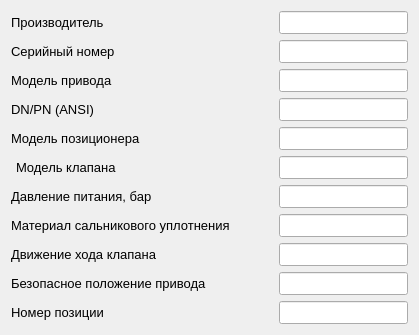
              <widget class="QWidget" name="tab_4">
               <attribute name="title">
                <string>Спецификация на клапан</string>
               </attribute>
               <layout class="QFormLayout" name="formLayout_3">
                <item row="0" column="0">
                 <widget class="QLabel" name="label_manufacturer">
                  <property name="sizePolicy">
                   <sizepolicy hsizetype="Expanding" vsizetype="Preferred">
                    <horstretch>0</horstretch>
                    <verstretch>0</verstretch>
                   </sizepolicy>
                  </property>
                  <property name="minimumSize">
                   <size>
                    <width>262</width>
                    <height>0</height>
                   </size>
                  </property>
                  <property name="font">
                   <font>
                    <family>Segoe UI</family>
                    <pointsize>10</pointsize>
                   </font>
                  </property>
                  <property name="layoutDirection">
                   <enum>Qt::LayoutDirection::LeftToRight</enum>
                  </property>
                  <property name="styleSheet">
                   <string notr="true"/>
                  </property>
                  <property name="text">
                   <string>Производитель</string>
                  </property>
                  <property name="alignment">
                   <set>Qt::AlignmentFlag::AlignLeading|Qt::AlignmentFlag::AlignLeft|Qt::AlignmentFlag::AlignVCenter</set>
                  </property>
                 </widget>
                </item>
                <item row="0" column="1">
                 <widget class="QLineEdit" name="lineEdit_manufacturer">
                  <property name="sizePolicy">
                   <sizepolicy hsizetype="Expanding" vsizetype="Maximum">
                    <horstretch>0</horstretch>
                    <verstretch>0</verstretch>
                   </sizepolicy>
                  </property>
                  <property name="font">
                   <font>
                    <family>Segoe UI</family>
                    <pointsize>10</pointsize>
                   </font>
                  </property>
                  <property name="styleSheet">
                   <string notr="true">padding: 2px 2px;</string>
                  </property>
                  <property name="readOnly">
                   <bool>true</bool>
                  </property>
                  <property name="clearButtonEnabled">
                   <bool>false</bool>
                  </property>
                 </widget>
                </item>
                <item row="1" column="0">
                 <widget class="QLabel" name="label_serialNumber">
                  <property name="sizePolicy">
                   <sizepolicy hsizetype="Expanding" vsizetype="Preferred">
                    <horstretch>0</horstretch>
                    <verstretch>0</verstretch>
                   </sizepolicy>
                  </property>
                  <property name="minimumSize">
                   <size>
                    <width>262</width>
                    <height>0</height>
                   </size>
                  </property>
                  <property name="font">
                   <font>
                    <family>Segoe UI</family>
                    <pointsize>10</pointsize>
                   </font>
                  </property>
                  <property name="layoutDirection">
                   <enum>Qt::LayoutDirection::LeftToRight</enum>
                  </property>
                  <property name="styleSheet">
                   <string notr="true"/>
                  </property>
                  <property name="text">
                   <string>Серийный номер</string>
                  </property>
                  <property name="alignment">
                   <set>Qt::AlignmentFlag::AlignLeading|Qt::AlignmentFlag::AlignLeft|Qt::AlignmentFlag::AlignVCenter</set>
                  </property>
                 </widget>
                </item>
                <item row="1" column="1">
                 <widget class="QLineEdit" name="lineEdit_serialNumber">
                  <property name="sizePolicy">
                   <sizepolicy hsizetype="Expanding" vsizetype="Fixed">
                    <horstretch>0</horstretch>
                    <verstretch>0</verstretch>
                   </sizepolicy>
                  </property>
                  <property name="font">
                   <font>
                    <family>Segoe UI</family>
                    <pointsize>10</pointsize>
                   </font>
                  </property>
                  <property name="styleSheet">
                   <string notr="true">padding: 2px 2px;</string>
                  </property>
                  <property name="readOnly">
                   <bool>true</bool>
                  </property>
                  <property name="clearButtonEnabled">
                   <bool>false</bool>
                  </property>
                 </widget>
                </item>
                <item row="2" column="0">
                 <widget class="QLabel" name="label_driveModel">
                  <property name="sizePolicy">
                   <sizepolicy hsizetype="Expanding" vsizetype="Preferred">
                    <horstretch>0</horstretch>
                    <verstretch>0</verstretch>
                   </sizepolicy>
                  </property>
                  <property name="minimumSize">
                   <size>
                    <width>262</width>
                    <height>0</height>
                   </size>
                  </property>
                  <property name="font">
                   <font>
                    <family>Segoe UI</family>
                    <pointsize>10</pointsize>
                   </font>
                  </property>
                  <property name="layoutDirection">
                   <enum>Qt::LayoutDirection::LeftToRight</enum>
                  </property>
                  <property name="styleSheet">
                   <string notr="true"/>
                  </property>
                  <property name="text">
                   <string>Модель привода</string>
                  </property>
                  <property name="alignment">
                   <set>Qt::AlignmentFlag::AlignLeading|Qt::AlignmentFlag::AlignLeft|Qt::AlignmentFlag::AlignVCenter</set>
                  </property>
                 </widget>
                </item>
                <item row="2" column="1">
                 <widget class="QLineEdit" name="lineEdit_driveModel">
                  <property name="sizePolicy">
                   <sizepolicy hsizetype="Expanding" vsizetype="Fixed">
                    <horstretch>0</horstretch>
                    <verstretch>0</verstretch>
                   </sizepolicy>
                  </property>
                  <property name="font">
                   <font>
                    <family>Segoe UI</family>
                    <pointsize>10</pointsize>
                   </font>
                  </property>
                  <property name="styleSheet">
                   <string notr="true">padding: 2px 2px;</string>
                  </property>
                  <property name="readOnly">
                   <bool>true</bool>
                  </property>
                  <property name="clearButtonEnabled">
                   <bool>false</bool>
                  </property>
                 </widget>
                </item>
                <item row="3" column="0">
                 <widget class="QLabel" name="label_DNPN">
                  <property name="sizePolicy">
                   <sizepolicy hsizetype="Expanding" vsizetype="Preferred">
                    <horstretch>0</horstretch>
                    <verstretch>0</verstretch>
                   </sizepolicy>
                  </property>
                  <property name="minimumSize">
                   <size>
                    <width>262</width>
                    <height>0</height>
                   </size>
                  </property>
                  <property name="font">
                   <font>
                    <family>Segoe UI</family>
                    <pointsize>10</pointsize>
                   </font>
                  </property>
                  <property name="layoutDirection">
                   <enum>Qt::LayoutDirection::LeftToRight</enum>
                  </property>
                  <property name="styleSheet">
                   <string notr="true"/>
                  </property>
                  <property name="text">
                   <string>DN/PN (ANSI)</string>
                  </property>
                  <property name="alignment">
                   <set>Qt::AlignmentFlag::AlignLeading|Qt::AlignmentFlag::AlignLeft|Qt::AlignmentFlag::AlignVCenter</set>
                  </property>
                 </widget>
                </item>
                <item row="3" column="1">
                 <widget class="QLineEdit" name="lineEdit_DNPN">
                  <property name="sizePolicy">
                   <sizepolicy hsizetype="Expanding" vsizetype="Fixed">
                    <horstretch>0</horstretch>
                    <verstretch>0</verstretch>
                   </sizepolicy>
                  </property>
                  <property name="font">
                   <font>
                    <family>Segoe UI</family>
                    <pointsize>10</pointsize>
                   </font>
                  </property>
                  <property name="styleSheet">
                   <string notr="true">padding: 2px 2px;</string>
                  </property>
                  <property name="text">
                   <string/>
                  </property>
                  <property name="readOnly">
                   <bool>true</bool>
                  </property>
                  <property name="clearButtonEnabled">
                   <bool>false</bool>
                  </property>
                 </widget>
                </item>
                <item row="4" column="0">
                 <widget class="QLabel" name="label_positionerModel">
                  <property name="sizePolicy">
                   <sizepolicy hsizetype="Expanding" vsizetype="Preferred">
                    <horstretch>0</horstretch>
                    <verstretch>0</verstretch>
                   </sizepolicy>
                  </property>
                  <property name="minimumSize">
                   <size>
                    <width>262</width>
                    <height>0</height>
                   </size>
                  </property>
                  <property name="font">
                   <font>
                    <family>Segoe UI</family>
                    <pointsize>10</pointsize>
                   </font>
                  </property>
                  <property name="layoutDirection">
                   <enum>Qt::LayoutDirection::LeftToRight</enum>
                  </property>
                  <property name="styleSheet">
                   <string notr="true"/>
                  </property>
                  <property name="text">
                   <string>Модель позиционера</string>
                  </property>
                  <property name="alignment">
                   <set>Qt::AlignmentFlag::AlignLeading|Qt::AlignmentFlag::AlignLeft|Qt::AlignmentFlag::AlignVCenter</set>
                  </property>
                 </widget>
                </item>
                <item row="4" column="1">
                 <widget class="QLineEdit" name="lineEdit_positionerModel">
                  <property name="sizePolicy">
                   <sizepolicy hsizetype="Expanding" vsizetype="Fixed">
                    <horstretch>0</horstretch>
                    <verstretch>0</verstretch>
                   </sizepolicy>
                  </property>
                  <property name="font">
                   <font>
                    <family>Segoe UI</family>
                    <pointsize>10</pointsize>
                   </font>
                  </property>
                  <property name="styleSheet">
                   <string notr="true">padding: 2px 2px;</string>
                  </property>
                  <property name="readOnly">
                   <bool>true</bool>
                  </property>
                  <property name="clearButtonEnabled">
                   <bool>false</bool>
                  </property>
                 </widget>
                </item>
                <item row="5" column="0">
                 <widget class="QLabel" name="label_valveModel">
                  <property name="sizePolicy">
                   <sizepolicy hsizetype="Expanding" vsizetype="Preferred">
                    <horstretch>0</horstretch>
                    <verstretch>0</verstretch>
                   </sizepolicy>
                  </property>
                  <property name="minimumSize">
                   <size>
                    <width>262</width>
                    <height>0</height>
                   </size>
                  </property>
                  <property name="font">
                   <font>
                    <family>Segoe UI</family>
                    <pointsize>10</pointsize>
                   </font>
                  </property>
                  <property name="layoutDirection">
                   <enum>Qt::LayoutDirection::LeftToRight</enum>
                  </property>
                  <property name="styleSheet">
                   <string>padding: 2px 2px;</string>
                  </property>
                  <property name="text">
                   <string>Модель клапана</string>
                  </property>
                  <property name="alignment">
                   <set>Qt::AlignmentFlag::AlignLeading|Qt::AlignmentFlag::AlignLeft|Qt::AlignmentFlag::AlignVCenter</set>
                  </property>
                 </widget>
                </item>
                <item row="5" column="1">
                 <widget class="QLineEdit" name="lineEdit_valveModel">
                  <property name="sizePolicy">
                   <sizepolicy hsizetype="Expanding" vsizetype="Fixed">
                    <horstretch>0</horstretch>
                    <verstretch>0</verstretch>
                   </sizepolicy>
                  </property>
                  <property name="font">
                   <font>
                    <family>Segoe UI</family>
                    <pointsize>10</pointsize>
                   </font>
                  </property>
                  <property name="styleSheet">
                   <string notr="true">padding: 2px 2px;</string>
                  </property>
                  <property name="readOnly">
                   <bool>true</bool>
                  </property>
                  <property name="clearButtonEnabled">
                   <bool>false</bool>
                  </property>
                 </widget>
                </item>
                <item row="6" column="0">
                 <widget class="QLabel" name="label_pressure">
                  <property name="sizePolicy">
                   <sizepolicy hsizetype="Expanding" vsizetype="Preferred">
                    <horstretch>0</horstretch>
                    <verstretch>0</verstretch>
                   </sizepolicy>
                  </property>
                  <property name="minimumSize">
                   <size>
                    <width>262</width>
                    <height>0</height>
                   </size>
                  </property>
                  <property name="font">
                   <font>
                    <family>Segoe UI</family>
                    <pointsize>10</pointsize>
                   </font>
                  </property>
                  <property name="layoutDirection">
                   <enum>Qt::LayoutDirection::LeftToRight</enum>
                  </property>
                  <property name="styleSheet">
                   <string notr="true"/>
                  </property>
                  <property name="text">
                   <string>Давление питания, бар</string>
                  </property>
                  <property name="alignment">
                   <set>Qt::AlignmentFlag::AlignLeading|Qt::AlignmentFlag::AlignLeft|Qt::AlignmentFlag::AlignVCenter</set>
                  </property>
                 </widget>
                </item>
                <item row="6" column="1">
                 <widget class="QLineEdit" name="lineEdit_supplyPressure">
                  <property name="sizePolicy">
                   <sizepolicy hsizetype="Expanding" vsizetype="Fixed">
                    <horstretch>0</horstretch>
                    <verstretch>0</verstretch>
                   </sizepolicy>
                  </property>
                  <property name="font">
                   <font>
                    <family>Segoe UI</family>
                    <pointsize>10</pointsize>
                   </font>
                  </property>
                  <property name="styleSheet">
                   <string notr="true">padding: 2px 2px;</string>
                  </property>
                  <property name="readOnly">
                   <bool>false</bool>
                  </property>
                  <property name="clearButtonEnabled">
                   <bool>false</bool>
                  </property>
                 </widget>
                </item>
                <item row="7" column="0">
                 <widget class="QLabel" name="label_materialStuffingBoxSeal">
                  <property name="sizePolicy">
                   <sizepolicy hsizetype="Expanding" vsizetype="Preferred">
                    <horstretch>0</horstretch>
                    <verstretch>0</verstretch>
                   </sizepolicy>
                  </property>
                  <property name="minimumSize">
                   <size>
                    <width>262</width>
                    <height>0</height>
                   </size>
                  </property>
                  <property name="font">
                   <font>
                    <family>Segoe UI</family>
                    <pointsize>10</pointsize>
                   </font>
                  </property>
                  <property name="layoutDirection">
                   <enum>Qt::LayoutDirection::LeftToRight</enum>
                  </property>
                  <property name="styleSheet">
                   <string notr="true"/>
                  </property>
                  <property name="text">
                   <string>Материал сальникового уплотнения</string>
                  </property>
                  <property name="alignment">
                   <set>Qt::AlignmentFlag::AlignLeading|Qt::AlignmentFlag::AlignLeft|Qt::AlignmentFlag::AlignVCenter</set>
                  </property>
                 </widget>
                </item>
                <item row="7" column="1">
                 <widget class="QLineEdit" name="lineEdit_materialStuffingBoxSeal">
                  <property name="sizePolicy">
                   <sizepolicy hsizetype="Expanding" vsizetype="Fixed">
                    <horstretch>0</horstretch>
                    <verstretch>0</verstretch>
                   </sizepolicy>
                  </property>
                  <property name="font">
                   <font>
                    <family>Segoe UI</family>
                    <pointsize>10</pointsize>
                   </font>
                  </property>
                  <property name="styleSheet">
                   <string notr="true">padding: 2px 2px;</string>
                  </property>
                  <property name="readOnly">
                   <bool>true</bool>
                  </property>
                  <property name="clearButtonEnabled">
                   <bool>false</bool>
                  </property>
                 </widget>
                </item>
                <item row="8" column="0">
                 <widget class="QLabel" name="label_strokeMovement">
                  <property name="sizePolicy">
                   <sizepolicy hsizetype="Expanding" vsizetype="Preferred">
                    <horstretch>0</horstretch>
                    <verstretch>0</verstretch>
                   </sizepolicy>
                  </property>
                  <property name="minimumSize">
                   <size>
                    <width>262</width>
                    <height>0</height>
                   </size>
                  </property>
                  <property name="font">
                   <font>
                    <family>Segoe UI</family>
                    <pointsize>10</pointsize>
                   </font>
                  </property>
                  <property name="layoutDirection">
                   <enum>Qt::LayoutDirection::LeftToRight</enum>
                  </property>
                  <property name="styleSheet">
                   <string notr="true"/>
                  </property>
                  <property name="text">
                   <string>Движение хода клапана</string>
                  </property>
                  <property name="alignment">
                   <set>Qt::AlignmentFlag::AlignLeading|Qt::AlignmentFlag::AlignLeft|Qt::AlignmentFlag::AlignVCenter</set>
                  </property>
                 </widget>
                </item>
                <item row="8" column="1">
                 <widget class="QLineEdit" name="lineEdit_strokeMovement">
                  <property name="sizePolicy">
                   <sizepolicy hsizetype="Expanding" vsizetype="Fixed">
                    <horstretch>0</horstretch>
                    <verstretch>0</verstretch>
                   </sizepolicy>
                  </property>
                  <property name="font">
                   <font>
                    <family>Segoe UI</family>
                    <pointsize>10</pointsize>
                   </font>
                  </property>
                  <property name="styleSheet">
                   <string notr="true">padding: 2px 2px;</string>
                  </property>
                  <property name="readOnly">
                   <bool>true</bool>
                  </property>
                  <property name="clearButtonEnabled">
                   <bool>false</bool>
                  </property>
                 </widget>
                </item>
                <item row="9" column="0">
                 <widget class="QLabel" name="label_safePosition">
                  <property name="sizePolicy">
                   <sizepolicy hsizetype="Expanding" vsizetype="Preferred">
                    <horstretch>0</horstretch>
                    <verstretch>0</verstretch>
                   </sizepolicy>
                  </property>
                  <property name="minimumSize">
                   <size>
                    <width>262</width>
                    <height>0</height>
                   </size>
                  </property>
                  <property name="font">
                   <font>
                    <family>Segoe UI</family>
                    <pointsize>10</pointsize>
                   </font>
                  </property>
                  <property name="layoutDirection">
                   <enum>Qt::LayoutDirection::LeftToRight</enum>
                  </property>
                  <property name="styleSheet">
                   <string notr="true"/>
                  </property>
                  <property name="text">
                   <string>Безопасное положение привода</string>
                  </property>
                  <property name="alignment">
                   <set>Qt::AlignmentFlag::AlignLeading|Qt::AlignmentFlag::AlignLeft|Qt::AlignmentFlag::AlignVCenter</set>
                  </property>
                 </widget>
                </item>
                <item row="9" column="1">
                 <widget class="QLineEdit" name="lineEdit_safePosition">
                  <property name="sizePolicy">
                   <sizepolicy hsizetype="Expanding" vsizetype="Fixed">
                    <horstretch>0</horstretch>
                    <verstretch>0</verstretch>
                   </sizepolicy>
                  </property>
                  <property name="font">
                   <font>
                    <family>Segoe UI</family>
                    <pointsize>10</pointsize>
                   </font>
                  </property>
                  <property name="styleSheet">
                   <string notr="true">padding: 2px 2px;</string>
                  </property>
                  <property name="readOnly">
                   <bool>true</bool>
                  </property>
                  <property name="clearButtonEnabled">
                   <bool>false</bool>
                  </property>
                 </widget>
                </item>
                <item row="10" column="0">
                 <widget class="QLabel" name="label_positionNumber">
                  <property name="sizePolicy">
                   <sizepolicy hsizetype="Expanding" vsizetype="Preferred">
                    <horstretch>0</horstretch>
                    <verstretch>0</verstretch>
                   </sizepolicy>
                  </property>
                  <property name="minimumSize">
                   <size>
                    <width>262</width>
                    <height>0</height>
                   </size>
                  </property>
                  <property name="font">
                   <font>
                    <family>Segoe UI</family>
                    <pointsize>10</pointsize>
                   </font>
                  </property>
                  <property name="layoutDirection">
                   <enum>Qt::LayoutDirection::LeftToRight</enum>
                  </property>
                  <property name="styleSheet">
                   <string notr="true"/>
                  </property>
                  <property name="text">
                   <string>Номер позиции</string>
                  </property>
                  <property name="alignment">
                   <set>Qt::AlignmentFlag::AlignLeading|Qt::AlignmentFlag::AlignLeft|Qt::AlignmentFlag::AlignVCenter</set>
                  </property>
                 </widget>
                </item>
                <item row="10" column="1">
                 <widget class="QLineEdit" name="lineEdit_positionNumber">
                  <property name="sizePolicy">
                   <sizepolicy hsizetype="Expanding" vsizetype="Fixed">
                    <horstretch>0</horstretch>
                    <verstretch>0</verstretch>
                   </sizepolicy>
                  </property>
                  <property name="font">
                   <font>
                    <family>Segoe UI</family>
                    <pointsize>10</pointsize>
                   </font>
                  </property>
                  <property name="styleSheet">
                   <string notr="true">padding: 2px 2px;</string>
                  </property>
                  <property name="readOnly">
                   <bool>true</bool>
                  </property>
                  <property name="clearButtonEnabled">
                   <bool>false</bool>
                  </property>
                 </widget>
                </item>
               </layout>
              </widget>
